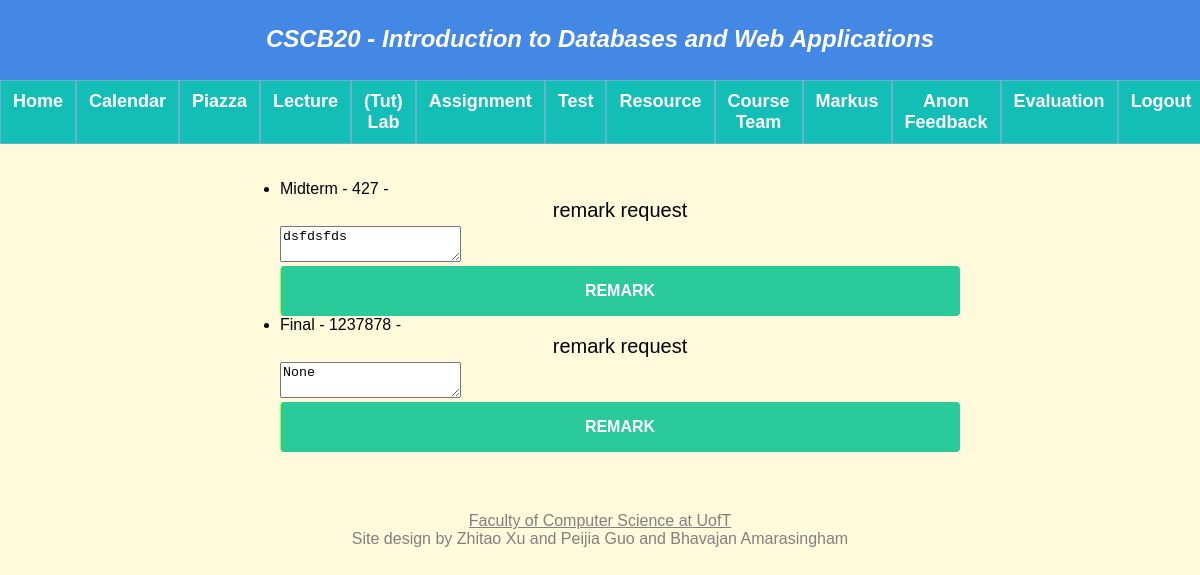
The page /evaluation (signed in) on the database as committed earlier.
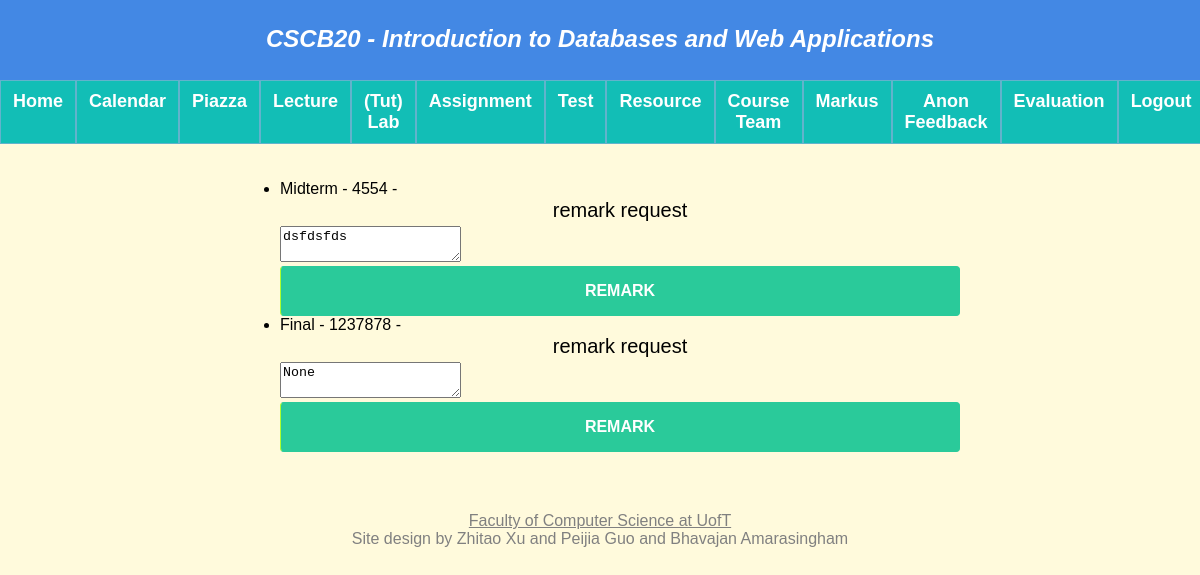
The same page on the database as committed later.
### app.py (models this page shows, shortened)
class Evaluation(db.Model):
    __tablename__ = 'Evaluation'
    eid = db.Column(db.Integer, primary_key = True)
    stuMark = db.Column(db.Integer)
    remarkText = db.Column(db.String(200))
    student_username = db.Column(db.String(20), db.ForeignKey('Person.username'), nullable = False)
    typeName = db.Column(db.String(20), db.ForeignKey('Assignment.assignment_name'), nullable = False)
    total_mark = db.Column(db.Integer, db.ForeignKey('Assignment.total_mark'), nullable = False)
    stuName = db.Column(db.String(20), db.ForeignKey('Person.name'), nullable = False)

### app.py (the view, shortened to what this page needs)
@app.route("/evaluation", methods = ['GET', 'POST'])
def evaluation():
    username = session['name']
    student_marks = query_student_marks(username)
    if request.method == 'GET':
        return render_template("evaluation.html", query_student_marks = student_marks)

### app.py (called while the page is built)
def query_student_marks(username):
    student_marks = db.session.query(Evaluation).filter(Evaluation.student_username == username)
    return student_marks

### templates/evaluation.html (shortened to what this page needs)
{% extends "template.html" %}
{% block content %}
{% if not session.name %}
<p>Access Denied</p>
{% else %}
    {% if session.type == 0 %}
    <div class = "evaluations">
        <ul>
            {% for Evaluations in query_student_marks %}
            <li> {{ Evaluations.typeName }} - {{ Evaluations.stuMark }} - {{ Evaluations.totalMark }}  </li>
            <label for="remark_req">remark request</label>
            <form action="http://127.0.0.1:5000/evaluation" method="post">
                <textarea id="remark_Text" name="remark_Text">{{ Evaluations.remarkText }}</textarea>
                <button type="Remark">Remark</button>
            </form>
            {% endfor %}
        </ul>
    </div>
    {% else %}
    <p>Access Denied</p>
    {% endif %}
{% endif %}
{% endblock %}

Rows that differ between the two databases and show on the page:
changed Evaluation "Midterm": stuMark "427" → "4554"
